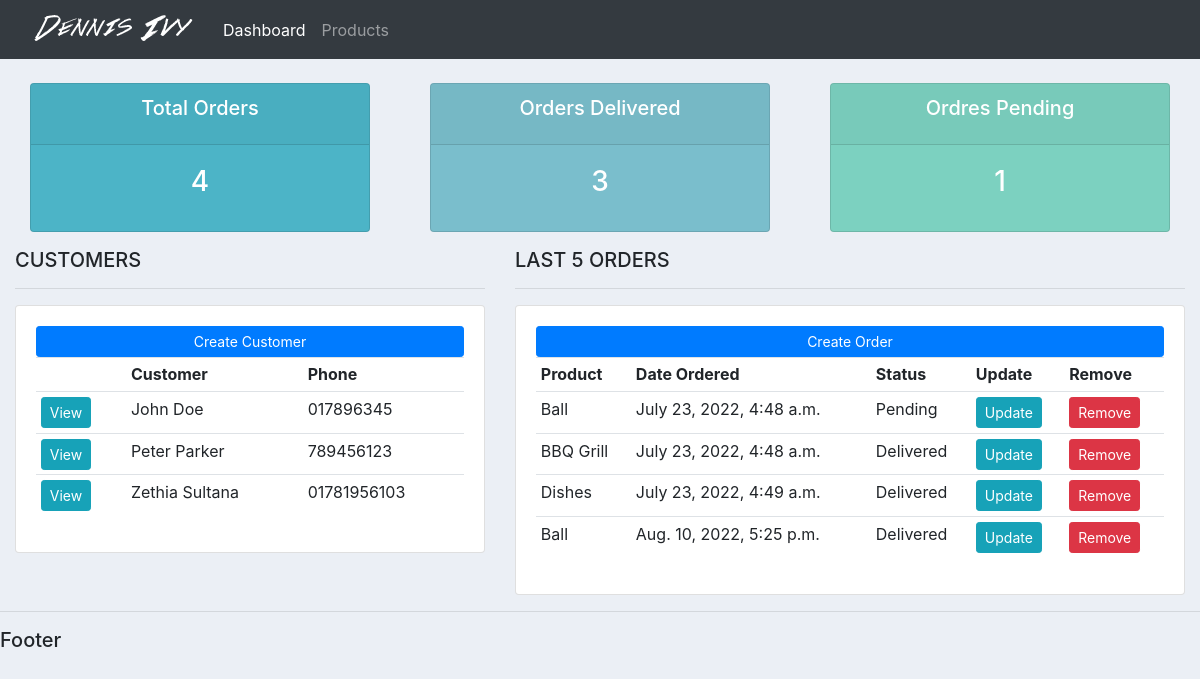
Before: / with the older database file.
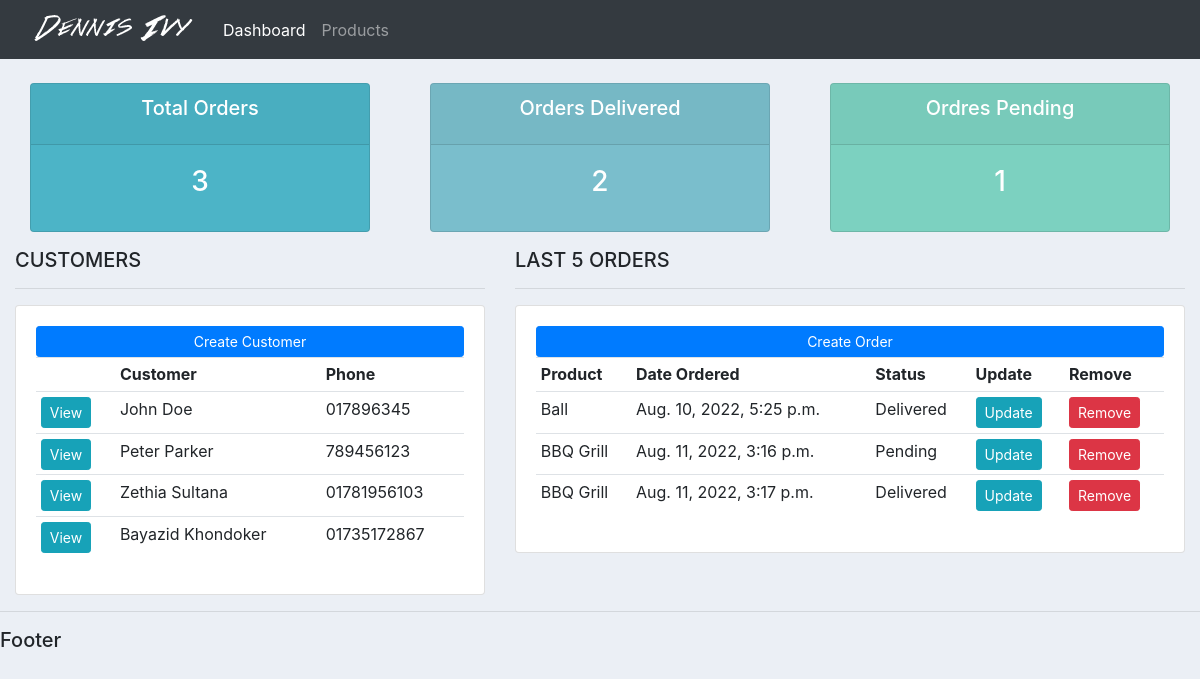
After: the same page with the newer database file.
### accounts/models.py (models this page shows, shortened)
class Customer(models.Model):
    name = models.CharField(max_length=200, null=True)
    phone = models.CharField(max_length=200, null=True)
    email = models.CharField(max_length=200, null=True)
    date_created = models.DateTimeField(auto_now_add=True, null=True)

class Order(models.Model):
    STATUS = (
        ('Pending', 'Pending'),
        ('Out for Delivery', 'Out for Delivery'),
        ('Delivered', 'Delivered'),
        )
    customer = models.ForeignKey(Customer, null=True, on_delete= models.SET_NULL)
    product = models.ForeignKey(Product, null=True, on_delete=models.SET_NULL)
    date_created = models.DateTimeField(auto_now_add=True, null=True)
    status = models.CharField(max_length=200, null=True, choices=STATUS)

class Product(models.Model):
    CATEGORY = (
        ('Indoor', 'Indoor'),
        ('Outdoor', 'Outdoor'),
        )
    name = models.CharField(max_length=200, null=True)
    price = models.FloatField(null=True)
    category = models.CharField(max_length=200, null=True, choices=CATEGORY)
    description = models.CharField(max_length=200, null=True, blank=True)
    date_created = models.DateTimeField(auto_now_add=True, null=True)
    tags = models.ManyToManyField(Tag)
    def __str__(self):
        return self.name

### accounts/views.py (the view)
# urls.py: path('', views.home, name="home"),
def home(request):
    customers  = Customer.objects.all()
    orders = Order.objects.all()
    total_orders = orders.count()
    delivered = orders.filter(status = 'Delivered').count()
    pending = orders.filter(status = 'Pending').count()
    context = {'customers':customers, 'orders':orders, 'total_orders':total_orders, 'delivered':delivered,'pending':pending }
    return render(request, 'accounts/dashboard.html', context)

### accounts/templates/accounts/dashboard.html
{% extends 'accounts/main.html' %}
{% block content %}
{% include 'accounts/status.html' %}
<div class="row">
    <div class="col-md-5">
        <h5>CUSTOMERS</h5>
        <hr>
        <div class="card card-body">
            <a href="{% url 'create_customer' %}" class="btn btn-primary btn-sm btn-block">Create Customer</a>
            <table class="table table-sm">
                <tr>
                    <th></th>
                    <th>Customer</th>
                    <th>Phone</th>
                </tr>
                {% for customer in customers %}
                <tr>
                    <td><a class="btn btn-sm btn-info" href="{% url 'customer' customer.id %}">View</a></td>
                    <td>{{customer.name}}</td>
                    <td>{{customer.phone}}</td>
                </tr>
                {% endfor %}
            </table>
        </div>
    </div>
    <div class="col-md-7">
        <h5>LAST 5 ORDERS</h5>
        <hr>
        <dev class="card card-body">
            <a href="{% url 'create_order' %}" class="btn btn-primary btn-block btn-sm">Create Order</a>
            <table class="table table-sm">
                <tr>
                    <th>Product</th>
                    <th>Date Ordered</th>
                    <th>Status</th>
                    <th>Update</th>
                    <th>Remove</th>
                </tr>
                {% for order in orders %}
                <tr>
                    <td>{{order.product}}</td>
                    <td>{{order.date_created}}</td>
                    <td>{{order.status}}</td>
                    <td><a class="btn btn-sm btn-info" href="{% url 'update_order' order.id %}">Update</a></td>
                    <td><a class="btn btn-sm btn-danger" href="{% url 'delete_order' order.id %}">Remove</a></td>
                </tr>
                {% endfor %}
            </table>
        </dev>
    </div>
</div>
{% endblock %}

### accounts/templates/accounts/main.html (shortened to what this page needs)
{% load static %}
<!DOCTYPE html>
<html lang="en">
<head>
    <link rel="stylesheet" href="https://cdn.jsdelivr.net/npm/bootstrap@4.4.1/dist/css/bootstrap.min.css">
    <link rel="stylesheet" href="{% static '/css/main.css' %}">
</head>
<body>
    {% include 'accounts/navbar.html' %}
    <div class="container-fluid">
        {% block content %}
        {% endblock %}
    </div>
    {% include 'accounts/footer.html' %}
</body>
</html>

### accounts/templates/accounts/navbar.html (shortened to what this page needs)
{% load static %}
<nav class="navbar navbar-expand-lg navbar-dark bg-dark">
    <a href="{% url 'home' %}"><img src="{% static 'images/logo.png' %}" alt=""></a>
    <div class="collapse navbar-collapse" id="navbarNav">
      <ul class="navbar-nav">
        <li class="nav-item active">
          <a class="nav-link" href="{% url 'home' %}">Dashboard</a>
        </li>
        <li class="nav-item">
          <a class="nav-link" href="{% url 'home' %}">Products</a>
        </li>
      </ul>
    </div>
  </nav>

### accounts/templates/accounts/status.html
<br>
<div class="row">
    <div class="col">
        <div class="col-md">
            <div class="card text-center text-white mb-3" id="total-orders">
                <div class="card-header">
                    <h5 class="card-title">Total Orders</h5>
                </div>
                <div class="card-body">
                    <h3 class="card-title">{{total_orders}}</h3>
                </div>
            </div>
        </div>
    </div>
    <div class="col">
        <div class="col-md">
            <div class="card text-center text-white mb-3" id="orders-delivered">
                <div class="card-header">
                    <h5 class="card-title">Orders Delivered</h5>
                </div>
                <div class="card-body">
                    <h3 class="card-title">{{delivered}}</h3>
                </div>
            </div>
        </div>
    </div>
    <div class="col">
        <div class="col-md">
            <div class="card text-center text-white mb-3" id="orders-pending">
                <div class="card-header">
                    <h5 class="card-title">Ordres Pending</h5>
                </div>
                <div class="card-body">
                    <h3 class="card-title">{{pending}}</h3>
                </div>
            </div>
        </div>
    </div>
</div>

### accounts/templates/accounts/footer.html
<hr>
    <h5>Footer</h5>

### static/css/main.css (style rules this page uses)
body { background-color: #ebeff5; }
#total-orders { background-color: #4cb4c7; }
#orders-delivered { background-color: #7abecc; }
#orders-pending { background-color: #7CD1C0; }

Changed rows visible on the page:
removed Order: product "Ball", date_created "July 23, 2022, 4:48 a.m.", status "Pending"
removed Order: product "BBQ Grill", date_created "July 23, 2022, 4:48 a.m.", status "Delivered"
removed Order: product "Dishes", date_created "July 23, 2022, 4:49 a.m.", status "Delivered"
added Customer: name "Bayazid Khondoker", phone "01735172867"
added Order: product "BBQ Grill", date_created "Aug. 11, 2022, 3:16 p.m.", status "Pending"
added Order: product "BBQ Grill", date_created "Aug. 11, 2022, 3:17 p.m.", status "Delivered"
Other visible differences:
{{ total_orders }}: "4" → "3"
{{ delivered }}: "3" → "2"
